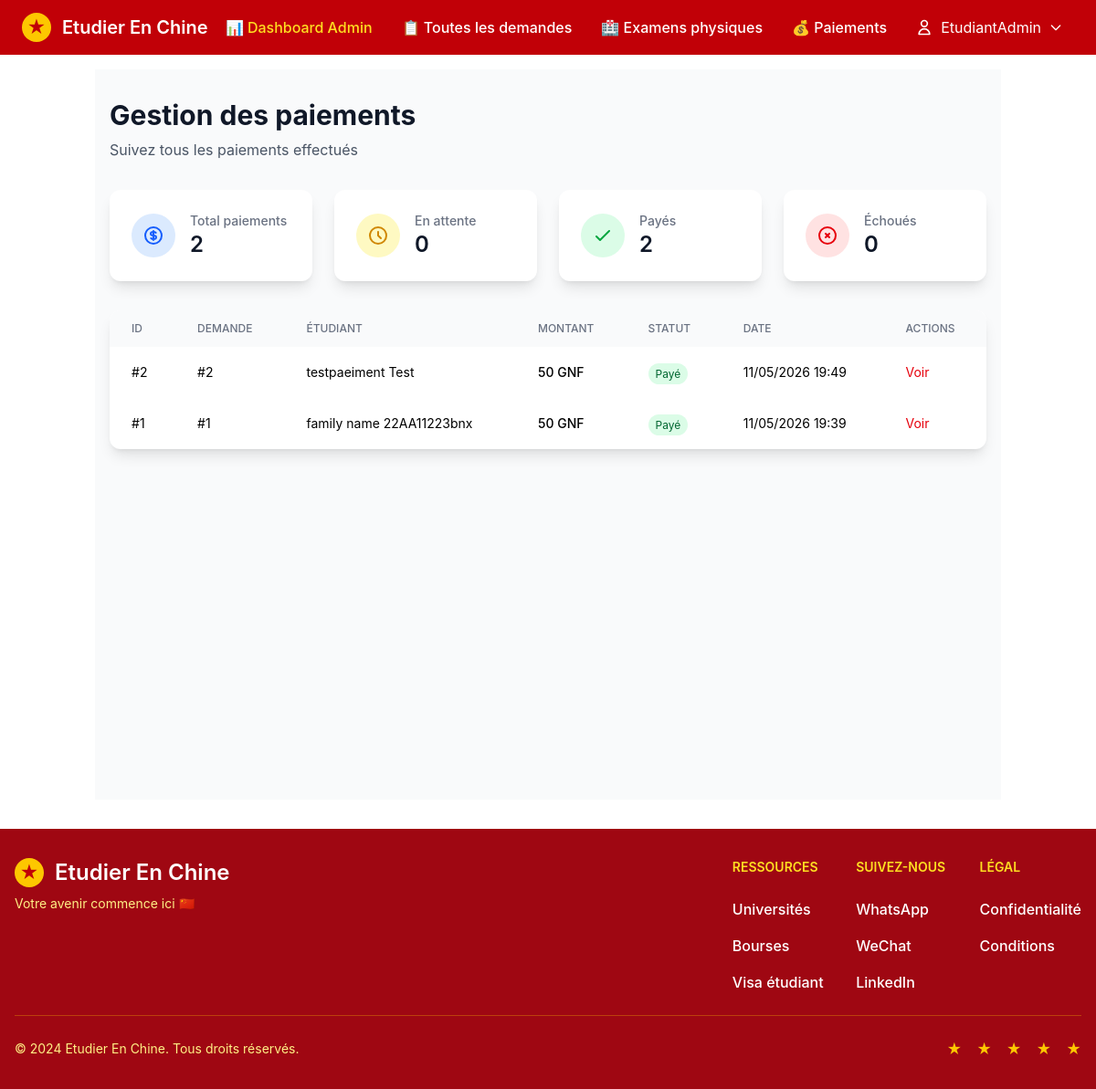
Before: /payment_list (signed in) with the older database file.
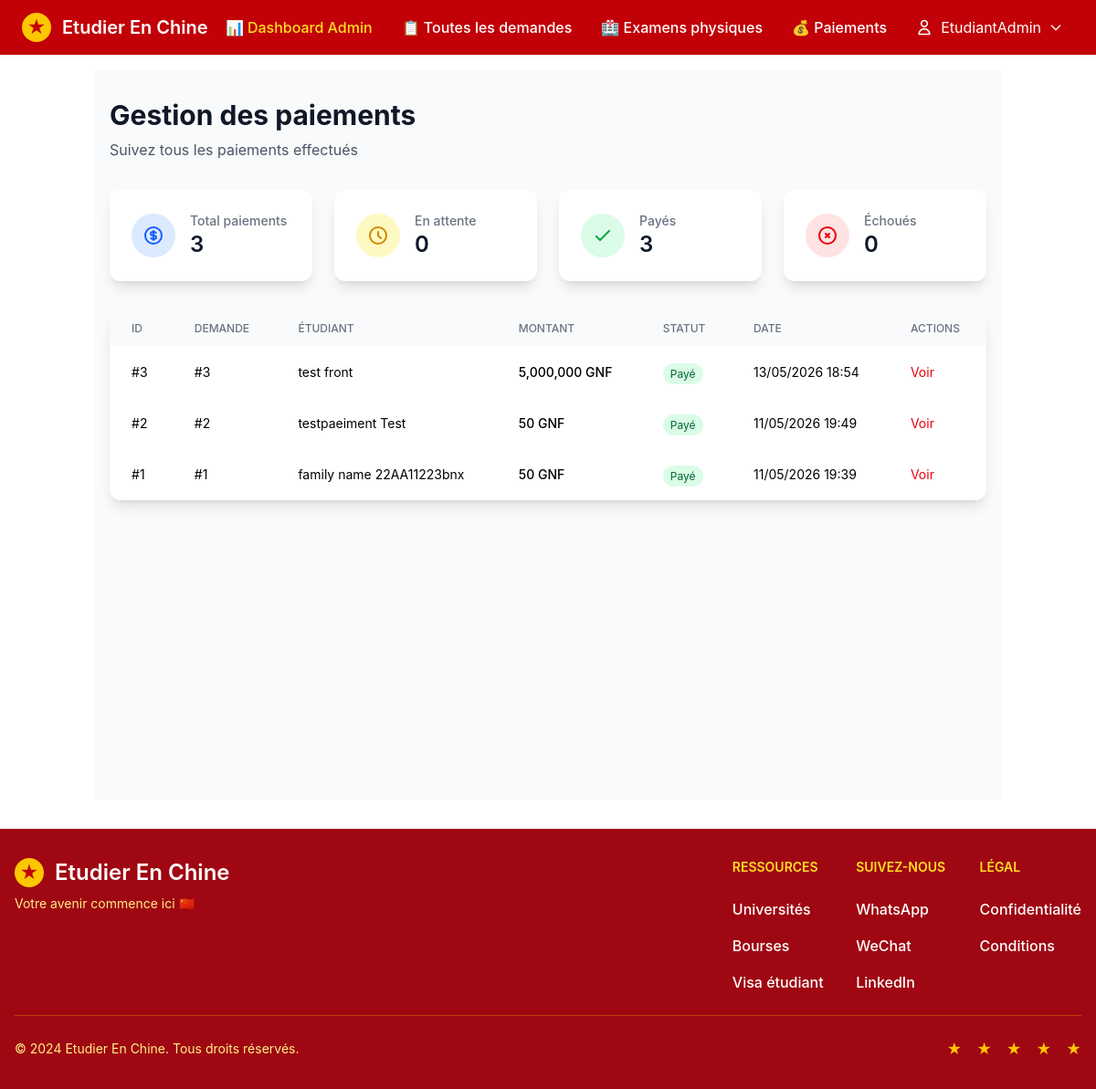
After: the same page with the newer database file.
### main_apps/gestion/models.py (models this page shows, shortened)
class Payment(models.Model):
    class PaymentStatus(models.TextChoices):
        PENDING = 'PENDING', 'En attente'
        SUCCESS = 'SUCCESS', 'Payé'
        FAILED = 'FAILED', 'Échoué'
        REFUNDED = 'REFUNDED', 'Remboursé'
    class PaymentMethod(models.TextChoices):
        STRIPE = 'STRIPE', 'Carte bancaire'
        PAYPAL = 'PAYPAL', 'PayPal'
        ORANGE_MONEY = 'ORANGE_MONEY', 'Orange Money'
        MTN_MONEY = 'MTN_MONEY', 'MTN Mobile Money'
        WAVE = 'WAVE', 'Wave'
    application = models.OneToOneField(
        StudentApplication,
        on_delete=models.CASCADE,
        related_name='payment'
    )
    amount = models.DecimalField(max_digits=10, decimal_places=0, default=5000000)  # 5.000.000 GNF
    currency = models.CharField(max_length=3, default='GNF')
    status = models.CharField(
        max_length=20,
        choices=PaymentStatus.choices,
        default=PaymentStatus.PENDING
    )
    payment_method = models.CharField(
        max_length=20,
        choices=PaymentMethod.choices,
        blank=True,
        null=True
    )
    transaction_id = models.CharField(max_length=100, blank=True, null=True)
    payment_intent_id = models.CharField(max_length=100, blank=True, null=True)
    paypal_order_id = models.CharField(max_length=100, blank=True, null=True)
    receipt_url = models.URLField(blank=True, null=True)
    paid_at = models.DateTimeField(blank=True, null=True)
    created_at = models.DateTimeField(auto_now_add=True)
    updated_at = models.DateTimeField(auto_now=True)
    class Meta:
        verbose_name = "Paiement"
        verbose_name_plural = "Paiements"
        constraints = [
            models.UniqueConstraint(fields=['application'], name='unique_payment_per_application')
        ]
    @property
    def amount_display(self):
        return f"{self.amount:,.0f} GNF"

class StudentApplication(models.Model):
    user = models.ForeignKey(
        settings.AUTH_USER_MODEL,
        on_delete=models.CASCADE,
        related_name='applications',
        null=True,
        blank=True,
        verbose_name="Utilisateur"
    )
    family_name = models.CharField(
        max_length=100,
        verbose_name="Nom de famille (comme sur le passeport)",
        help_text="Family Name (as on passport)"
    )
    given_name = models.CharField(
        max_length=100,
        verbose_name="Prénom (comme sur le passeport)",
        help_text="Given Name (as on passport)"
    )
    chinese_name = models.CharField(
        max_length=100,
        blank=True,
        null=True,
        verbose_name="Nom chinois",
        help_text="Chinese Name (if available)"
    )
    class Gender(models.TextChoices):
        MALE = 'M', 'Masculin'
        FEMALE = 'F', 'Féminin'
    gender = models.CharField(
        max_length=1,
        choices=Gender.choices,
        verbose_name="Genre"
    )
    class MaritalStatus(models.TextChoices):
        SINGLE = 'SINGLE', 'Célibataire'
        MARRIED = 'MARRIED', 'Marié(e)'
        DIVORCED = 'DIVORCED', 'Divorcé(e)'
        WIDOWED = 'WIDOWED', 'Veuf/Veuve'
    marital_status = models.CharField(
        max_length=20,
        choices=MaritalStatus.choices,
        verbose_name="Situation matrimoniale"
    )
    nationality = models.CharField(
        max_length=100,
        verbose_name="Nationalité"
    )
    country_of_birth = models.CharField(
        max_length=100,
        verbose_name="Pays de naissance"
    )
    birth_date = models.DateField(
        verbose_name="Date de naissance"
    )
    place_of_birth = models.CharField(
        max_length=200,
        verbose_name="Lieu de naissance (Ville, Province)"
    )
    native_language = models.CharField(
        max_length=100,
        verbose_name="Langue maternelle"
    )
    class EducationLevel(models.TextChoices):
        HIGH_SCHOOL = 'HIGH_SCHOOL', 'Lycée'
        BACHELOR = 'BACHELOR', 'Licence'
        MASTER = 'MASTER', 'Master'
        DOCTORATE = 'DOCTORATE', 'Doctorat'
    highest_education = models.CharField(
        max_length=20,
        choices=EducationLevel.choices,
        verbose_name="Plus haut niveau d'éducation"
    )
    religion = models.CharField(
        max_length=100,
        blank=True,
        null=True,
        verbose_name="Religion"
    )
    employer_or_institution = models.CharField(
        max_length=200,
        blank=True,
        null=True,
        verbose_name="Employeur ou institution affiliée"
    )
    occupation = models.CharField(
        max_length=100,
        blank=True,
        null=True,
        verbose_name="Profession"
    )
    class HealthStatus(models.TextChoices):
        EXCELLENT = 'EXCELLENT', 'Excellent'
        GOOD = 'GOOD', 'Bon'
        FAIR = 'FAIR', 'Moyen'
        POOR = 'POOR', 'Mauvais'
    health_status = models.CharField(
        max_length=20,
        choices=HealthStatus.choices,
        default='GOOD',
        verbose_name="État de santé"
    )
    is_emigrant_from_china = models.BooleanField(
        default=False,
        verbose_name="Émigrant de Chine continentale, Hong Kong, Macao ou Taïwan ?"
    )
    hobby = models.CharField(
        max_length=200,
        blank=True,
        null=True,
        verbose_name="Loisirs"
    )
    passport_number = models.CharField(
        max_length=50,
        validators=[MinLengthValidator(5)],
        verbose_name="Numéro de passeport"
    )
    passport_expiration_date = models.DateField(
        verbose_name="Date d'expiration du passeport"
    )
    education_history = models.JSONField(
        default=list,
        verbose_name="Historique des formations",
        help_text="Liste des formations (lycée et supérieur)"
    )
    work_experience = models.JSONField(
        default=list,
        verbose_name="Expérience professionnelle",
        help_text="Liste des expériences professionnelles"
    )
    family_members = models.JSONField(
        default=list,
        verbose_name="Membres de la famille",
        help_text="Au moins 2 membres de la famille"
    )
    guarantor_name = models.CharField(
        max_length=200,
        verbose_name="Nom du garant"
    )
    guarantor_address = models.TextField(
        verbose_name="Adresse du garant"
    )
    guarantor_tel = models.CharField(
        max_length=50,
        verbose_name="Téléphone du garant"
    )
    guarantor_relationship = models.CharField(
        max_length=100,
        verbose_name="Lien avec le garant"
    )
    guarantor_organization = models.CharField(
        max_length=200,
        blank=True,
        null=True,
        verbose_name="Organisation du garant"
    )
    guarantor_email = models.EmailField(
        blank=True,
        null=True,
        verbose_name="Email du garant"
    )
    home_address_street = models.TextField(
        verbose_name="Adresse domicile (rue)"
    )
    home_address_city_province = models.CharField(
        max_length=200,
        verbose_name="Ville/Province"
    )
    home_address_country = models.CharField(
        max_length=100,
        verbose_name="Pays"
    )
    home_address_phone = models.CharField(
        max_length=50,
        verbose_name="Téléphone domicile"
    )
    home_address_mobile = models.CharField(
        max_length=50,
        blank=True,
        null=True,
        verbose_name="Mobile domicile"
    )
    home_address_zipcode = models.CharField(
        max_length=20,
        blank=True,
        null=True,
        verbose_name="Code postal"
    )
    same_current_as_home = models.BooleanField(
        default=True,
        verbose_name="Adresse actuelle identique à l'adresse domicile"
    )
    current_address = models.TextField(
        blank=True,
        null=True,
        verbose_name="Adresse actuelle"
    )
    personal_email = models.EmailField(
        verbose_name="Email personnel"
    )
    facebook_account = models.CharField(
        max_length=100,
        blank=True,
        null=True,
        verbose_name="Facebook"
    )
    wechat_account = models.CharField(
        max_length=100,
        blank=True,
        null=True,
        verbose_name="WeChat"
    )
    linkedin_account = models.CharField(
        max_length=100,
        blank=True,
        null=True,
        verbose_name="LinkedIn"
    )
    twitter_account = models.CharField(
        max_length=100,
        blank=True,
        null=True,
        verbose_name="Twitter"
    )
    qq_account = models.CharField(
        max_length=50,
        blank=True,
        null=True,
        verbose_name="QQ"
    )
    msn_account = models.CharField(
        max_length=100,
        blank=True,
        null=True,
        verbose_name="MSN"
    )
    class Status(models.TextChoices):
        PENDING_PAYMENT = 'PENDING_PAYMENT', 'En attente de paiement'
        PENDING = 'PENDING', 'En attente de validation'
        REVIEWING = 'REVIEWING', 'En cours d\'examen'
        ACCEPTED = 'ACCEPTED', 'Acceptée'
        REJECTED = 'REJECTED', 'Rejetée'
        NEEDS_INFO = 'NEEDS_INFO', 'Informations complémentaires requises'
    status = models.CharField(
        max_length=20,
        default=Status.PENDING_PAYMENT,
        choices=Status.choices,
        verbose_name="Statut"
    )
    application_date = models.DateTimeField(
        default=timezone.now,
        verbose_name="Date de soumission"
    )
    notes = models.TextField(
        blank=True,
        null=True,
        verbose_name="Notes"
    )
    created_at = models.DateTimeField(auto_now_add=True)
    updated_at = models.DateTimeField(auto_now=True)
    class Meta:
        verbose_name = "Demande d'admission"
        verbose_name_plural = "Demandes d'admission"
        ordering = ['-application_date']
        unique_together = ['user', 'passport_number']
    @property
    def full_name(self):
        return f"{self.family_name} {self.given_name}"

### core/views.py (the view)
# urls.py: path('payment_list', core_views.payment_list, name="payment_list"),
@staff_member_required
def payment_list(request):
    payments = Payment.objects.select_related('application').all().order_by('-created_at')
    total_payments = payments.count()
    pending_payments = payments.filter(status='PENDING').count()
    success_payments = payments.filter(status='SUCCESS').count()
    failed_payments = payments.filter(status='FAILED').count()
    refunded_payments = payments.filter(status='REFUNDED').count()
    from django.db.models import Sum
    total_amount = payments.filter(status='SUCCESS').aggregate(Sum('amount'))['amount__sum'] or 0
    context = {
        'payments': payments,
        'total_payments': total_payments,
        'pending_payments': pending_payments,
        'success_payments': success_payments,
        'failed_payments': failed_payments,
        'refunded_payments': refunded_payments,
        'total_amount': total_amount,
    }
    return render(request, 'gestion/payment_list.html', context)

### templates/gestion/payment_list.html (shortened to what the changed rows need)
{% extends "_base.html" %}
{% load static %}
{% block content %}
<div class="min-h-screen bg-gray-50 dark:bg-gray-900 py-8 px-4">
    <div class="max-w-7xl mx-auto">
        <div class="mb-8">
            <h1 class="text-3xl font-bold text-gray-900 dark:text-white">Gestion des paiements</h1>
        </div>
        <div class="grid grid-cols-1 md:grid-cols-4 gap-6 mb-8">
            <div class="bg-white dark:bg-gray-800 rounded-xl shadow-lg p-6">
                <div class="flex items-center">
                    <div class="ml-4">
                        <p class="text-sm font-medium text-gray-500">Total paiements</p>
                        <p class="text-2xl font-semibold text-gray-900">{{ total_payments }}</p>
                    </div>
                </div>
            </div>
            <div class="bg-white dark:bg-gray-800 rounded-xl shadow-lg p-6">
                <div class="flex items-center">
                    <div class="ml-4">
                        <p class="text-sm font-medium text-gray-500">Payés</p>
                        <p class="text-2xl font-semibold text-gray-900">{{ success_payments }}</p>
                    </div>
                </div>
            </div>
        </div>
        <div class="bg-white dark:bg-gray-800 rounded-xl shadow-lg overflow-hidden">
            <div class="overflow-x-auto">
                <table class="w-full">
                    <thead class="bg-gray-50 dark:bg-gray-700">
                        <tr>
                            <th class="px-6 py-3 text-left text-xs font-medium text-gray-500 uppercase">ID</th>
                            <th class="px-6 py-3 text-left text-xs font-medium text-gray-500 uppercase">Demande</th>
                            <th class="px-6 py-3 text-left text-xs font-medium text-gray-500 uppercase">Étudiant</th>
                            <th class="px-6 py-3 text-left text-xs font-medium text-gray-500 uppercase">Montant</th>
                            <th class="px-6 py-3 text-left text-xs font-medium text-gray-500 uppercase">Statut</th>
                            <th class="px-6 py-3 text-left text-xs font-medium text-gray-500 uppercase">Date</th>
                            <th class="px-6 py-3 text-left text-xs font-medium text-gray-500 uppercase">Actions</th>
                        </tr>
                    </thead>
                    <tbody>
                        {% for payment in payments %}
                        <tr class="hover:bg-gray-50 dark:hover:bg-gray-700 transition">
                            <td class="px-6 py-4 text-sm">#{{ payment.id }}</td>
                            <td class="px-6 py-4 text-sm">#{{ payment.application.id }}</td>
                            <td class="px-6 py-4 text-sm">{{ payment.application.full_name }}</td>
                            <td class="px-6 py-4 text-sm font-medium">{{ payment.amount_display }}</td>
                            <td class="px-6 py-4">
                                <span class="px-2 py-1 text-xs rounded-full
                                    {% if payment.status == 'SUCCESS' %}bg-green-100 text-green-800
                                    {% elif payment.status == 'PENDING' %}bg-yellow-100 text-yellow-800
                                    {% elif payment.status == 'FAILED' %}bg-red-100 text-red-800
                                    {% else %}bg-gray-100 text-gray-800{% endif %}">
                                    {{ payment.get_status_display }}
                                </span>
                            </td>
                            <td class="px-6 py-4 text-sm">{{ payment.created_at|date:"d/m/Y H:i" }}</td>
                            <td class="px-6 py-4 text-sm">
                                <a href="{% url 'application_detail' payment.application.id %}"
                                    class="text-red-600 hover:text-red-800">
                                    Voir
                                </a>
                            </td>
                        </tr>
                        {% empty %}
                        <tr>
                            <td colspan="7" class="px-6 py-8 text-center text-gray-500">
                                Aucun paiement trouvé
                            </td>
                        </tr>
                        {% endfor %}
                    </tbody>
                </table>
            </div>
        </div>
    </div>
</div>
{% endblock %}

Changed rows visible on the page:
added Payment: id "3", application.id "3", application.full_name "test front", amount_display "5,000,000 GNF", status "Payé", created_at "13/05/2026 18:54"
Other visible differences:
{{ total_payments }}: "2" → "3"
{{ success_payments }}: "2" → "3"
